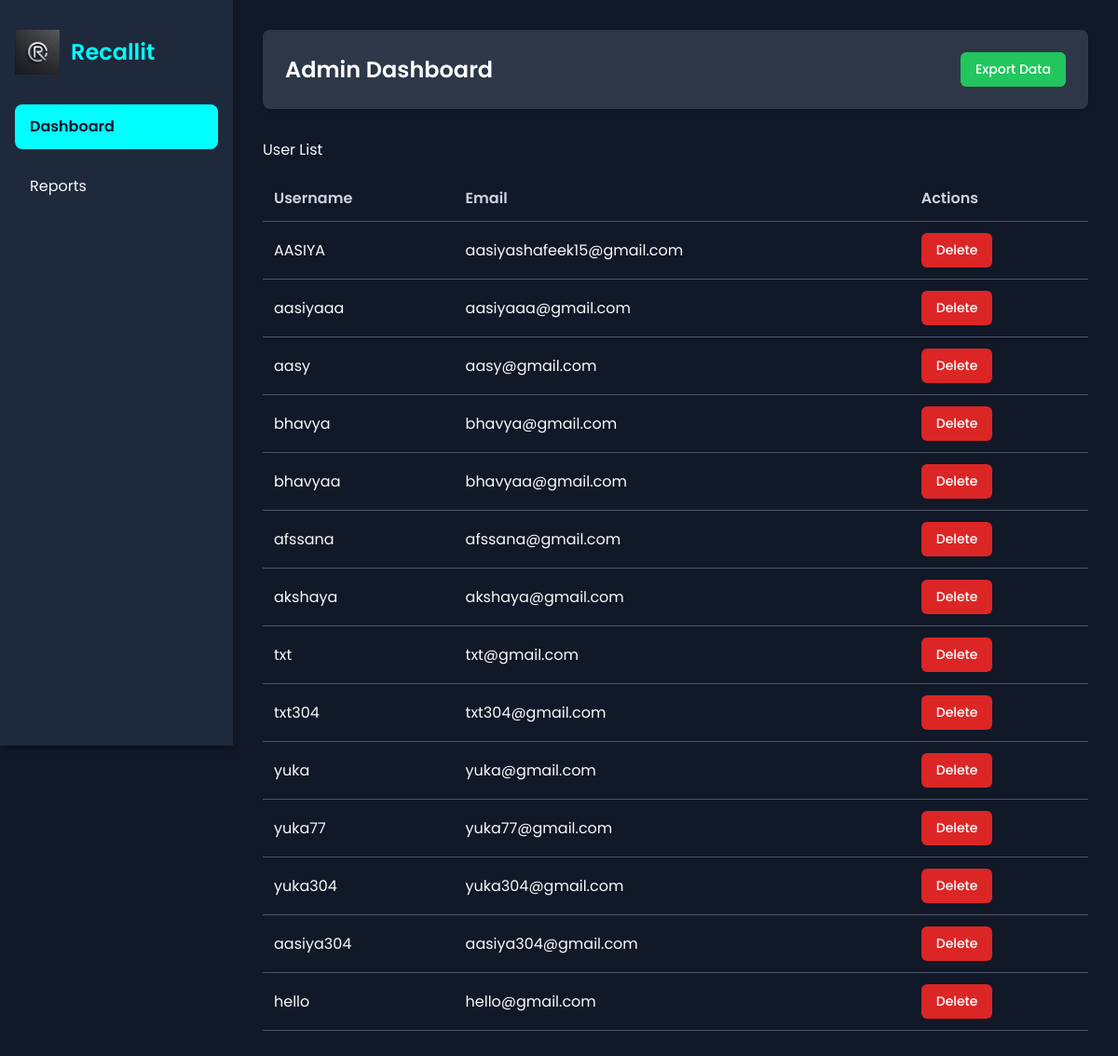
Before: /admin/admin_index.php with the older database file.
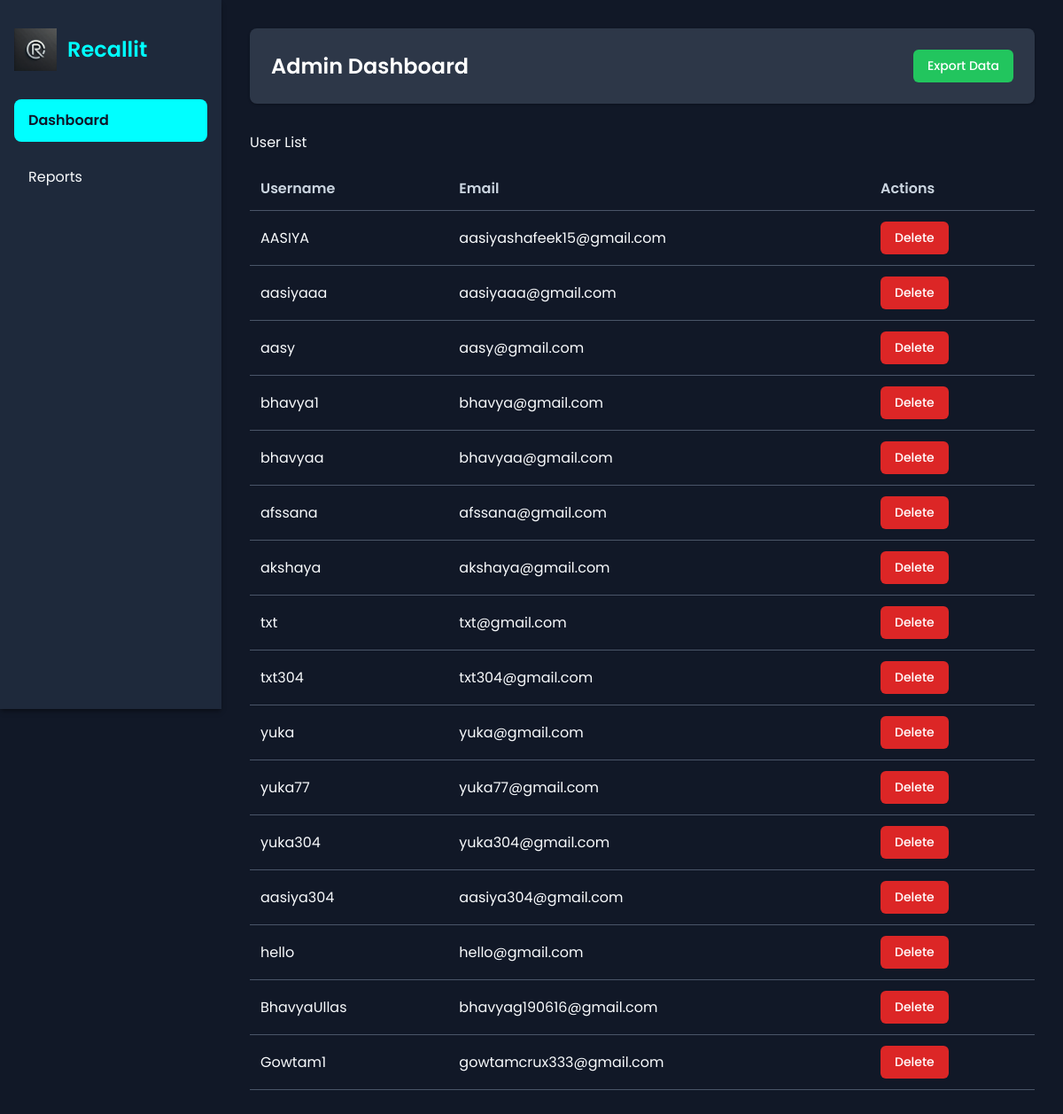
After: the same page with the newer database file.
### tables this page shows
CREATE TABLE `users` (
  `id` int(11) NOT NULL,
  `username` varchar(50) NOT NULL,
  `email` varchar(100) NOT NULL,
  `PASSWORD` varchar(255) NOT NULL,
  `created_at` timestamp NOT NULL DEFAULT current_timestamp()
);

### admin/users.php (the view, shortened to what this page needs)
<?php
    include '../common/config.php';
    ?>
    <div class="user-list-container">
        <h2>User List</h2>
        <table id="user-table">
            <thead>
                <tr>
                    <th>Username</th>
                    <th>Email</th>
                    <th>Actions</th>
                </tr>
            </thead>
            <tbody>
                <?php
                $sql = "SELECT id, username, email FROM users";
                $result = mysqli_query($conn, $sql);
                if (mysqli_num_rows($result) > 0) {
                    while ($row = mysqli_fetch_assoc($result)) {
                        echo "<tr>";
                        echo "<td>" . $row["username"] . "</td>";
                        echo "<td>" . $row["email"] . "</td>";
                        echo "<td><button class='delete-button button' data-user-id='" . $row["id"] . "'>Delete</button></td>";
                        echo "</tr>";
                    }
                } else {
                    echo "<tr><td colspan='3'>No users found</td></tr>";
                }
                ?>
            </tbody>
        </table>
    </div>

Changed rows visible on the page:
changed users "bhavya@gmail.com": username "bhavya" → "bhavya1"
added users: username "BhavyaUllas", email "bhavyag190616@gmail.com"
added users: username "Gowtam1", email "gowtamcrux333@gmail.com"
